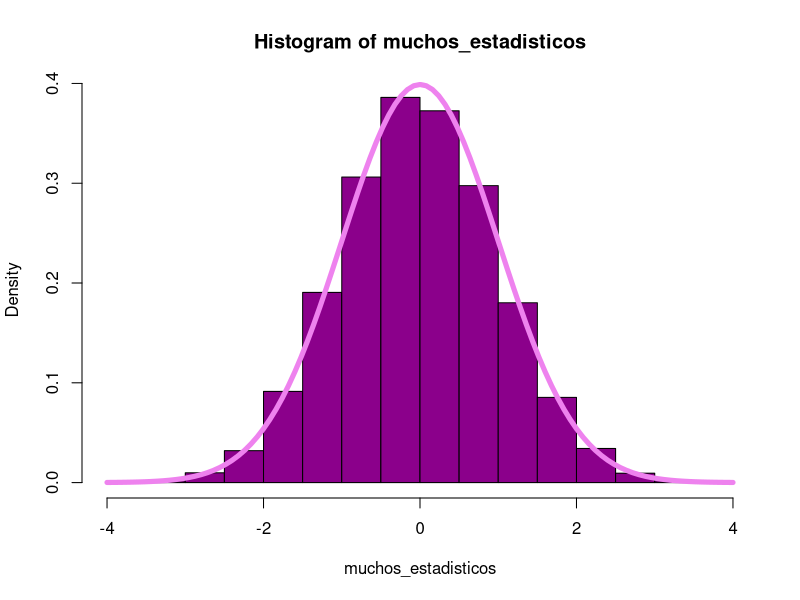
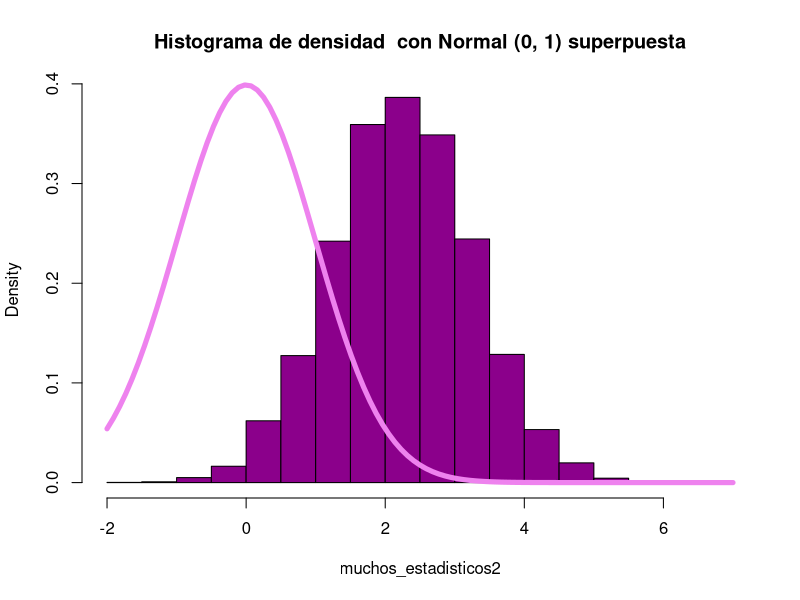
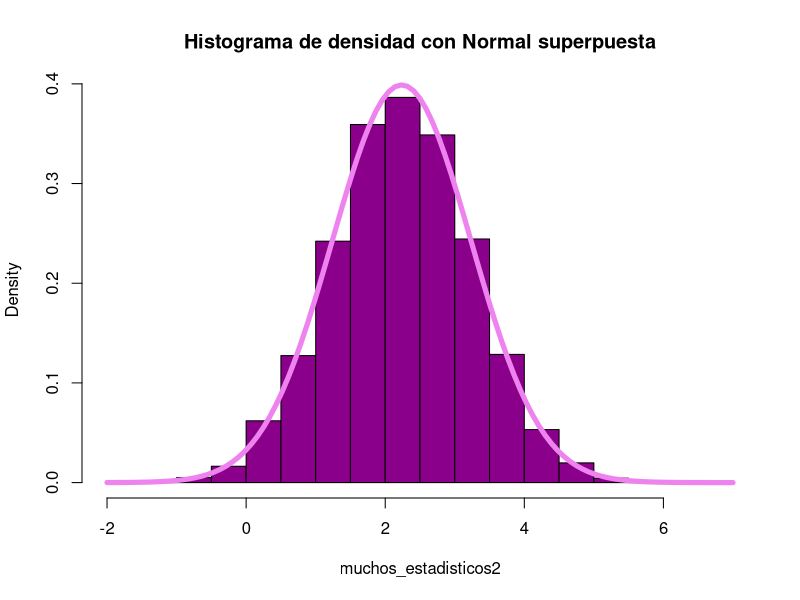

The R source for these figures, in order:
## ---- chunk 1
n = 5
set.seed(44512364) 
concentraciones = rnorm(5, 80, 4)
(mean(concentraciones) - 80) / sqrt(16/n)
(mean(concentraciones) - 80) / sqrt(16/n) < qnorm(0.9)
## ---- chunk 2
estadistico = function(a){
  (mean(a)-80) / sqrt(16/length(a))
}

estadistico(concentraciones)
## ---- chunk 3
Nrep = 10000
muchos_estadisticos = replicate(Nrep,estadistico(rnorm(5, 80, 4)))
mean(muchos_estadisticos > qnorm(0.9))
## ---- chunk 4
hist(muchos_estadisticos,
     probability = TRUE, 
     col="darkmagenta")

curve(dnorm(x, 0, 1), 
      col="violet", 
      add=TRUE, 
      lwd=5)
## ---- chunk 5
mean(muchos_estadisticos > qnorm(0.9))
## ---- chunk 6
Nrep = 10000
muchos_estadisticos2 <- replicate(Nrep, estadistico(rnorm(5, 84, 4)))

sum(muchos_estadisticos2 > qnorm(0.9))
## ---- chunk 7
hist(muchos_estadisticos2, 
     probability = TRUE, 
     main = "Histograma de densidad  con Normal (0, 1) superpuesta", 
     col="darkmagenta")

curve(dnorm(x, 0, 1), 
      add=TRUE, 
      lwd=5, 
      col="violet")
## ---- chunk 8
hist(muchos_estadisticos2, 
     probability = TRUE, 
     main = "Histograma de densidad con Normal superpuesta", 
     col="darkmagenta")

curve(dnorm(x, 4 / sqrt(16/5) ,1), 
      add=TRUE, 
      lwd=5, 
      col="violet")
## ---- chunk 9
mean(muchos_estadisticos2 < qnorm(0.9))
## ---- chunk 10
nivel = 0.05
qnorm(1 - nivel)
## ---- chunk 11
mean(muchos_estadisticos2 < qnorm(0.95))
## ---- chunk 12
valores = c(81.12, 82.87, 82.08, 81.19, 78.31, 82.26, 87.85)

estadistico_valores = estadistico(valores)
p_valor = 1 - pnorm(estadistico_valores, 0, 1)

estadistico_valores 
p_valor
## ---- chunk 13
Nrep = 10000
mean(replicate(Nrep, estadistico(rnorm(7, 80, 4))) > estadistico_valores)
